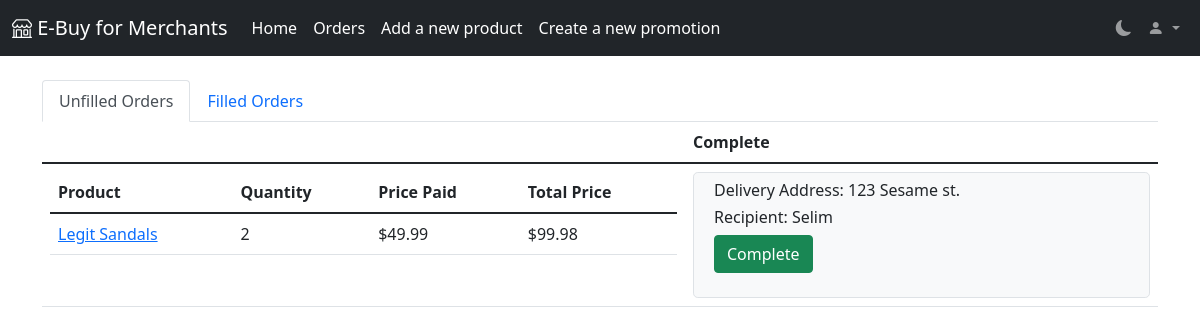
The page /merchant/orders (signed in) on the database its author committed.
### app/models.py (models this page shows, shortened)
class OrderRow(db.Model):
    row_id = db.Column(db.Integer, primary_key=True)
    id = db.Column(db.Integer, db.ForeignKey('order.id'))
    product_id = db.Column(db.Integer, db.ForeignKey('product.id'))
    quantity = db.Column(db.Integer)
    product_price = db.Column(db.Float)
    product = db.relationship("Product", back_populates="orders")
    filled = db.Column(db.Boolean, default=False)
    timestamp = db.Column(db.DateTime, default=datetime.utcnow)

class Product(db.Model):
    id = db.Column(db.Integer, primary_key=True)
    category_id = db.Column(db.Integer, db.ForeignKey('category.id'))
    merchant_id = db.Column(db.Integer, db.ForeignKey('user.id'))
    name = db.Column(db.String(128))
    price = db.Column(db.Float)
    description = db.Column(db.Text)
    reviews = db.relationship('Review', backref='product', lazy='dynamic')
    images = db.relationship('Image', backref='product')
    orders = db.relationship("OrderRow", back_populates="product")

class Order(db.Model):
    id = db.Column(db.Integer, primary_key=True)
    user_id = db.Column(db.Integer, db.ForeignKey('user.id'))
    ship_address = db.Column(db.String(128))
    order_row = db.relationship('OrderRow', backref='order', lazy='dynamic')

class User(UserMixin, db.Model):
    id = db.Column(db.Integer, primary_key=True)
    username = db.Column(db.String(64), unique=True)
    email = db.Column(db.String(64), unique=True)
    password_hash = db.Column(db.String(128))
    roles = db.relationship('Role', secondary='user_role', lazy='dynamic')
    cart_items = db.relationship('CartItem', backref='user', lazy='dynamic')
    orders = db.relationship('Order', backref='user', lazy='dynamic')
    products = db.relationship('Product', backref='user', lazy='dynamic')

### app/routes.py (the view)
@webapp.route('/merchant/orders', methods=['GET', 'POST'])
@merchant_required
@login_required
def merchant_orders():
    form = FillOrderForm(request.form)
    if request.method == 'POST' and form.validate():
        order_id = form.order_id.data
        merchant_id = form.merchant_id.data
        query = select(OrderRow, Product).join(Product.orders).where(OrderRow.filled == False) \
            .where(OrderRow.id == order_id).where(Product.merchant_id == merchant_id)
        rows = db.session.execute(query).all()
        for order, _ in rows:
            order.filled = True
        db.session.commit()
        return redirect('/merchant/orders')
    else:
        query = select(OrderRow, Product).join(Product.orders).where(OrderRow.filled == False). \
            where(Product.merchant_id == current_user.id)
        results = db.session.execute(query.order_by(OrderRow.timestamp)).all()
        items = {}
        for order, product in results:
            total_order = Order.query.filter_by(id=order.id).first()
            customer = User.query.filter_by(id=total_order.user_id).first()
            if order.id not in items:
                items[order.id] = {'customer': customer, 'order': total_order, 'rows': [(order, product)]}
            else:
                items[order.id]['rows'].append((order, product))
        return render_template('merchant_orders.html', orders=items, form=form, id=current_user.id)

### app/forms.py
class FillOrderForm(FlaskForm):
    merchant_id = HiddenField("Merchant ID", validators=[DataRequired()])
    order_id = HiddenField("Order ID", validators=[DataRequired()])
    submit = SubmitField("Complete")

### app/models.py (called while the page is built)
@login.user_loader
def load_user(id):
    return User.query.get(int(id))

### app/routes.py (called while the page is built)
def add_categories(func):
    def inner(*args, **kwargs):
        return func(*args, **kwargs, categories=get_category_dict())
    return inner

### app/utils.py (called while the page is built)
def get_merchant():
    return Role.query.filter_by(name='merchant').first()

def merchant_required(func):
    @wraps(func)
    def inner(*args, **kwargs):
        if not current_user.is_authenticated or current_user.roles.filter_by(id=get_merchant().id).count() == 0:
            flash("You must be a merchant to access this page!")
            return redirect('/merchant/login')
        else:
            return func(*args, **kwargs)
    return inner

def get_category_dict():
    return {c.name: c.id for c in Category.query.all()}

### app/templates/merchant_orders.html (shortened to what this page needs)
{% extends "merchant_base.html" %}
{% block main %}
    <br>
    <ul class="nav nav-tabs">
        <li class="nav-item">
            <a class="nav-link active" aria-current="page" href="/merchant/orders">Unfilled Orders</a>
        </li>
        <li class="nav-item">
            <a class="nav-link" href="/merchant/orders/filled">Filled Orders</a>
        </li>
    </ul>
    <table class="table">
        <thead>
        <tr>
            <th scope="col"></th>
            <th scope="col">Complete</th>
        </tr>
        </thead>
        <tbody>
        {% for k, v in orders.items() %}
            <td>
                <table class="table">
                    <thead>
                    <tr>
                        <th scope="col">Product</th>
                        <th scope="col">Quantity</th>
                        <th scope="col">Price Paid</th>
                        <th scope="col">Total Price</th>
                    </tr>
                    </thead>
                    {% for order, product in v.rows %}
                        <tr>
                            <td><a href="{{ '/product/%s' %product.id }}">{{ product.name }}</a></td>
                            <td>{{ order.quantity }}</td>
                            <td>{{ "$%.2f"|format(order.product_price) }}</td>
                            <td>{{ "$%.2f"|format(order.quantity*order.product_price) }}</td>
                        </tr>
                    {% endfor %}
                </table>
            </td>
            <td>
                <div class="p-2 bg-light text-dark border rounded-3">
                    <div class="container-fluid">
                        <h6>Delivery Address: {{ v.order.ship_address }}</h6>
                        <h6>Recipient: {{ v.customer.username }}</h6>
                        <form action="/merchant/orders" method="POST" class="form-group">
                            <p>{{ form.submit(class_="btn btn-success") }}</p>
                        </form>
                    </div>
                </div>
            </td>
        {% endfor %}
        </tbody>
    </table>
{% endblock %}

### rows shown on the page
OrderRow: name "Legit Sandals", quantity "2", product_price "$49.99", order.quantity*order.product_price "$99.98"
Order: order.ship_address "123 Sesame st."
User: customer.username "Selim"
